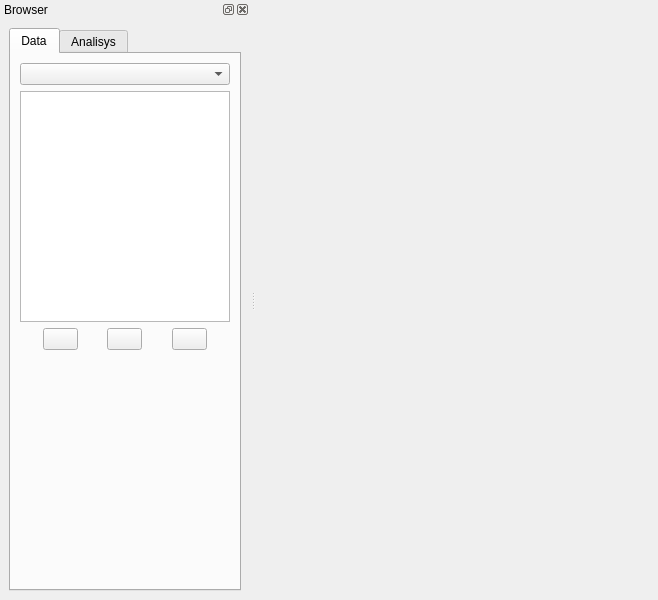
<?xml version="1.0" encoding="UTF-8"?>
<ui version="4.0">
 <class>MainWindow</class>
 <widget class="QMainWindow" name="MainWindow">
  <property name="geometry">
   <rect>
    <x>0</x>
    <y>0</y>
    <width>658</width>
    <height>600</height>
   </rect>
  </property>
  <property name="windowTitle">
   <string>MainWindow</string>
  </property>
  <widget class="QWidget" name="centralwidget"/>
  <widget class="QDockWidget" name="dockWidget">
   <property name="maximumSize">
    <size>
     <width>250</width>
     <height>524287</height>
    </size>
   </property>
   <property name="baseSize">
    <size>
     <width>120</width>
     <height>0</height>
    </size>
   </property>
   <property name="windowTitle">
    <string>Browser</string>
   </property>
   <attribute name="dockWidgetArea">
    <number>1</number>
   </attribute>
   <widget class="QWidget" name="dockWidgetContents">
    <layout class="QGridLayout" name="gridLayout_2">
     <item row="0" column="0">
      <widget class="QTabWidget" name="tabWidget">
       <property name="currentIndex">
        <number>0</number>
       </property>
       <widget class="QWidget" name="tab">
        <attribute name="title">
         <string>Data</string>
        </attribute>
        <layout class="QGridLayout" name="gridLayout">
         <item row="3" column="0">
          <spacer name="verticalSpacer">
           <property name="orientation">
            <enum>Qt::Vertical</enum>
           </property>
           <property name="sizeHint" stdset="0">
            <size>
             <width>20</width>
             <height>40</height>
            </size>
           </property>
          </spacer>
         </item>
         <item row="1" column="0">
          <widget class="QListView" name="listView">
           <property name="minimumSize">
            <size>
             <width>100</width>
             <height>0</height>
            </size>
           </property>
          </widget>
         </item>
         <item row="2" column="0">
          <layout class="QHBoxLayout" name="horizontalLayout">
           <item>
            <spacer name="horizontalSpacer">
             <property name="orientation">
              <enum>Qt::Horizontal</enum>
             </property>
             <property name="sizeHint" stdset="0">
              <size>
               <width>40</width>
               <height>20</height>
              </size>
             </property>
            </spacer>
           </item>
           <item>
            <widget class="QPushButton" name="pushButton">
             <property name="maximumSize">
              <size>
               <width>35</width>
               <height>35</height>
              </size>
             </property>
             <property name="text">
              <string/>
             </property>
             <property name="icon">
              <iconset>
               <normaloff>../icons/add.png</normaloff>../icons/add.png</iconset>
             </property>
             <property name="iconSize">
              <size>
               <width>25</width>
               <height>25</height>
              </size>
             </property>
            </widget>
           </item>
           <item>
            <spacer name="horizontalSpacer_3">
             <property name="orientation">
              <enum>Qt::Horizontal</enum>
             </property>
             <property name="sizeHint" stdset="0">
              <size>
               <width>40</width>
               <height>20</height>
              </size>
             </property>
            </spacer>
           </item>
           <item>
            <widget class="QPushButton" name="pushButton_2">
             <property name="maximumSize">
              <size>
               <width>35</width>
               <height>35</height>
              </size>
             </property>
             <property name="text">
              <string/>
             </property>
             <property name="icon">
              <iconset>
               <normaloff>../icons/erase.png</normaloff>../icons/erase.png</iconset>
             </property>
             <property name="iconSize">
              <size>
               <width>25</width>
               <height>25</height>
              </size>
             </property>
            </widget>
           </item>
           <item>
            <spacer name="horizontalSpacer_4">
             <property name="orientation">
              <enum>Qt::Horizontal</enum>
             </property>
             <property name="sizeHint" stdset="0">
              <size>
               <width>40</width>
               <height>20</height>
              </size>
             </property>
            </spacer>
           </item>
           <item>
            <widget class="QPushButton" name="pushButton_3">
             <property name="maximumSize">
              <size>
               <width>35</width>
               <height>35</height>
              </size>
             </property>
             <property name="text">
              <string/>
             </property>
             <property name="icon">
              <iconset>
               <normaloff>../icons/edit.png</normaloff>../icons/edit.png</iconset>
             </property>
             <property name="iconSize">
              <size>
               <width>25</width>
               <height>25</height>
              </size>
             </property>
            </widget>
           </item>
           <item>
            <spacer name="horizontalSpacer_2">
             <property name="orientation">
              <enum>Qt::Horizontal</enum>
             </property>
             <property name="sizeHint" stdset="0">
              <size>
               <width>40</width>
               <height>20</height>
              </size>
             </property>
            </spacer>
           </item>
          </layout>
         </item>
         <item row="0" column="0">
          <widget class="QComboBox" name="comboBox"/>
         </item>
        </layout>
       </widget>
       <widget class="QWidget" name="widget">
        <attribute name="title">
         <string>Analisys</string>
        </attribute>
       </widget>
      </widget>
     </item>
    </layout>
   </widget>
  </widget>
 </widget>
 <resources/>
 <connections/>
</ui>
